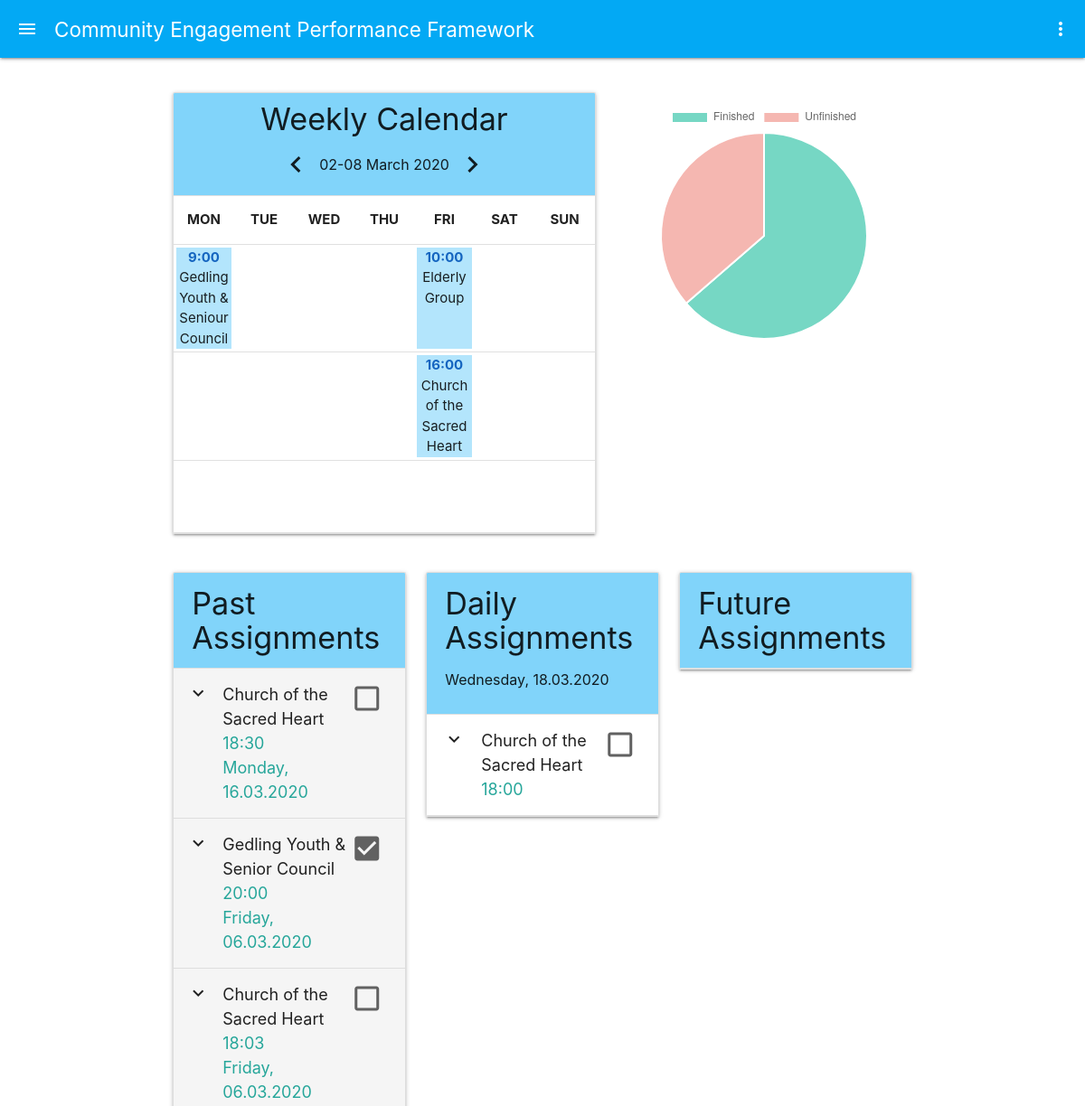
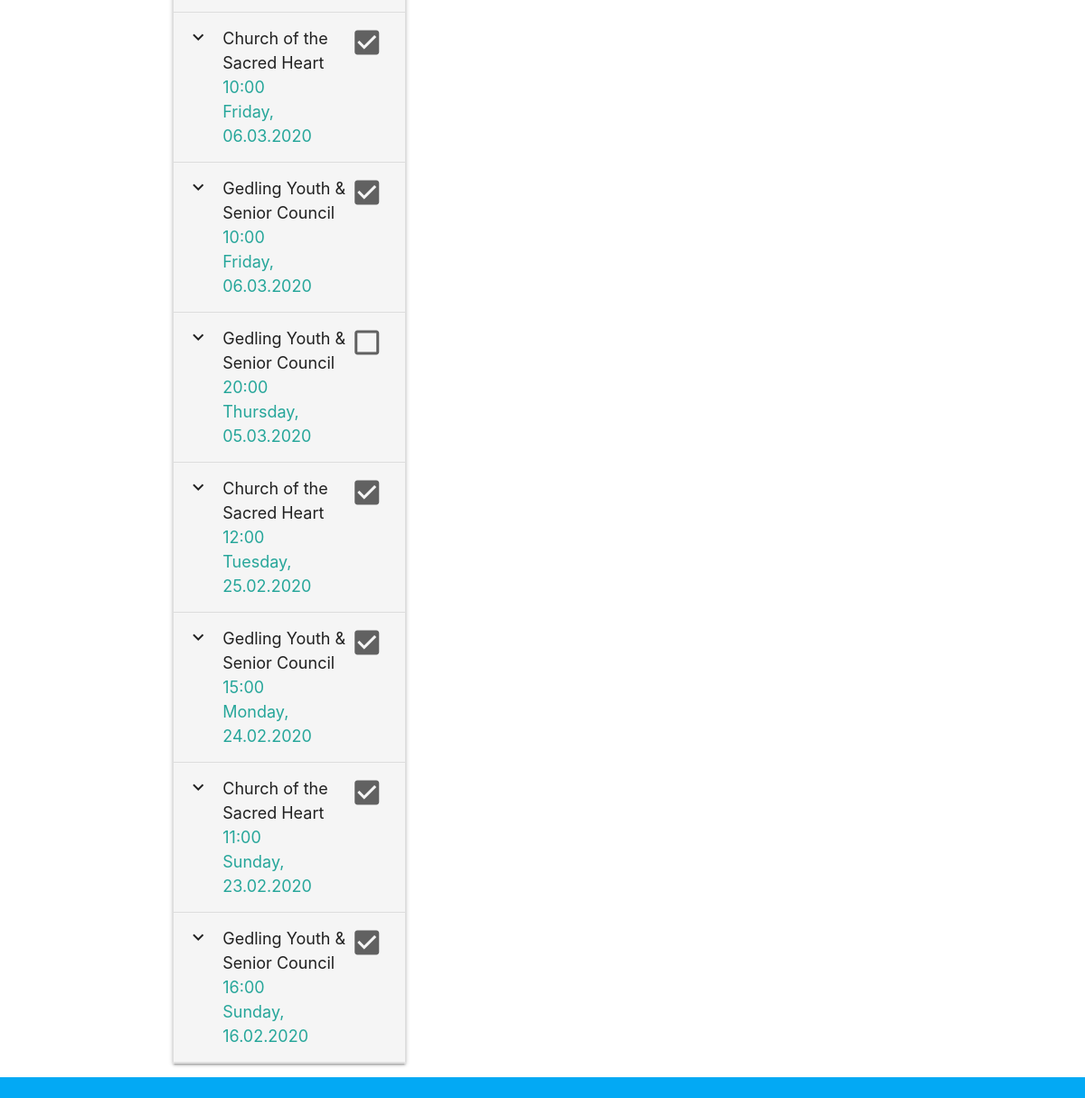
Screenshot of / (signed in) with the database file from the repository (2 pictures, top to bottom).
### cepf/models.py (models this page shows)
class Community(models.Model):
    name = models.CharField(max_length=50)
    type = models.CharField(max_length=50)
    location = models.CharField(max_length=100)
    communication_channel = models.CharField(max_length=50)
    engagement_period = models.CharField(max_length=5)
    engagement_period_multipler = models.IntegerField()
    class Meta:
        db_table = 'Community'
        verbose_name_plural = 'Community'

### cepf/views.py (the view, shortened to what this page needs)
# urls.py: path('', views.calendar, name='calendar'),
@login_required(login_url='/auth/login/')
def calendar(request):
    context = {
        'today_date': d.today().strftime("%A, %d.%m.%Y"),
        'past_assignments': [],
        'daily_assignments': [],
        'future_assignments': []
    }
    appointments = Appointment.objects.filter(
            officers__id=request.user.id
        ).order_by('date')
    for appointment in appointments:
        if appointment.date.date() == d.today():
            context['daily_assignments'].append(
                {
                    'name': appointment.community.name,
                    'time': appointment.date.strftime("%H:%M"),
                    'location': appointment.community.location,
                    'contact': appointment.community.communication_channel,
                    'is_completed': appointment.is_completed,
                    'id': appointment.id
                }
            )
    past_appointments = Appointment.objects.filter(
            officers__id=request.user.id
        ).order_by('-date')
    labels = ['Finished', 'Unfinished']
    data = [0, 0]
    for past_appointment in past_appointments:
        if past_appointment.date.date() < d.today():
            context['past_assignments'].append(
                {
                    'name': past_appointment.community.name,
                    'time': past_appointment.date.strftime("%H:%M"),
                    'date': past_appointment.date.strftime("%A, %d.%m.%Y"),
                    'location': past_appointment.community.location,
                    'contact': past_appointment.community.communication_channel,
                    'is_completed': past_appointment.is_completed,
                    'id': past_appointment.id
                }
            )
        if past_appointment.date.date() <= d.today():
            if past_appointment.is_completed:
                data[0] += 1
            else:
                data[1] += 1
    context['labels'] = labels
    context['data'] = data
    return render(request, 'calendar.html', context)

### templates/calendar.html (shortened to what this page needs)
{% extends 'base.html' %}
{% load static %}
{% block head %}
<link rel="stylesheet" href="{% static "css/calendar.css" %}">
{% endblock %}
{% block content %}
<main>
        <div class="container">
                <div class="row">
                        <div class="col s12 m12 l7">
                                <ul class="collapsible collection with-header">
                                        <li class="collection-header light-blue lighten-3">
                                                <div class="row center">
                                                        <h4 style="width: 60%; display: inline;" class="center">Weekly Calendar</h4>
                                                </div>
                                                <div class="center" style="">
                                                    <i style="width: 10%; line-height: 24px; font-size: 16px;" class="material-icons checkbox" style="float: left;">keyboard_arrow_left</i>
                                                        <span style="vertical-align: top;">02-08 March 2020</span>
                                                        <i style="width: 10%; line-height: 24px; font-size: 16px;" class="material-icons checkbox">keyboard_arrow_right</i>
                                                </div>
                                        </li>
                                        <li>
                                                <table class="centered calendar">
                                                        <thead>
                                                                <tr>
                                                                        <th>MON</th>
                                                                        <th>TUE</th>
                                                                        <th>WED</th>
                                                                        <th>THU</th>
                                                                        <th>FRI</th>
                                                                        <th>SAT</th>
                                                                        <th>SUN</th>
                                                                </tr>
                                                        </thead>
                                                        <tbody>
                                                                <tr>
                                                                        <td>
                                                                                <div class="td-wrapper light-blue lighten-4">
                                                                                        <div class="blue-text text-darken-3"><b>9:00</b></div>
                                                                                        <div class="td-name">Gedling Youth & Seniour Council</div>
                                                                                </div>
                                                                        </td>
                                                                        <td></td>
                                                                        <td></td>
                                                                        <td></td>
                                                                        <td>
                                                                                <div class="td-wrapper light-blue lighten-4">
                                                                                        <div class="blue-text text-darken-3"><b>10:00</b></div>
                                                                                        <div class="td-name">Elderly Group</div>
                                                                                </div>
                                                                        </td>
                                                                        <td></td>
                                                                        <td></td>
                                                                </tr>
                                                                <tr>
                                                                        <td></td>
                                                                        <td></td>
                                                                        <td></td>
                                                                        <td></td>
                                                                        <td>
                                                                                <div class="td-wrapper light-blue lighten-4">
                                                                                        <div class="blue-text text-darken-3"><b>16:00</b></div>
                                                                                        <div class="td-name">Church of the Sacred Heart</div>
                                                                                </div>
                                                                        </td>
                                                                        <td></td>
                                                                        <td></td>
                                                                </tr>
                                                                <tr>
                                                                        <td></td>
                                                                        <td></td>
                                                                        <td></td>
                                                                        <td></td>
                                                                        <td></td>
                                                                        <td></td>
                                                                        <td></td>
                                                                </tr>
                                                        </tbody>
                                                </table>
                                        </li>
                                </ul>
                        </div>
                        <div class="col s12 m12 l5">
                                <div id="pie-container">
                                        <canvas id="pie-chart"></canvas>
                                </div>
                        </div>
                </div>
                <div class="row">
                        <div class="col s12 m12 l4">
                                <ul class="collapsible collection with-header">
                                        <li class="collection-header light-blue lighten-3">
                                                <h4>Past Assignments</h4>
                                        </li>
                                        {% for past_assignment in past_assignments %}
                                        <li>
                                                <div class="collapsible-header grey lighten-4">
                                                        <i class="material-icons">expand_more</i>
                                                        <div>{{ past_assignment.name }}
                                                                <div class="teal-text text-lighten-1">{{ past_assignment.time }}</div>
                                                                <div class="teal-text text-lighten-1">{{ past_assignment.date }}</div>
                                                        </div>
                                                        <div class="right-aligned-flex grey-text text-darken-2">
                                                                {% if not past_assignment.is_completed %}
                                                                <a href="{% url 'add_feedback' id=past_assignment.id back='calendar' %}" class="grey-text text-darken-2">
                                                                        <i class="material-icons checkbox">check_box_outline_blank</i>
                                                                </a>
                                                                {% else %}
                                                                <i class="material-icons checkbox">check_box</i>
                                                                {% endif %}
                                                        </div>
                                                </div>
                                        </li>
                                        {% endfor %}
                                </ul>
                        </div>
                        <div class="col s12 m12 l4 mobile-margin">
                                <ul class="collapsible collection with-header">
                                        <li class="collection-header light-blue lighten-3">
                                                <h4>Daily Assignments</h4>
                                                <p>{{ today_date }}</p>
                                        </li>
                                        {% for daily_assignment in daily_assignments %}
                                        <li>
                                                <div class="collapsible-header">
                                                        <div><i class="material-icons">expand_more</i></div>
                                                        <div>{{ daily_assignment.name }}
                                                                <div class="teal-text text-lighten-1">{{ daily_assignment.time }}</div>
                                                        </div>
                                                        <div class="right-aligned-flex grey-text text-darken-2">
                                                                {% if not daily_assignment.is_completed %}
                                                                <a href="{% url 'add_feedback' id=daily_assignment.id back='calendar' %}" class="grey-text text-darken-2">
                                                                        <i class="material-icons checkbox">check_box_outline_blank</i>
                                                                </a>
                                                                {% else %}
                                                                <i class="material-icons checkbox">check_box</i>
                                                                {% endif %}
                                                        </div>
                                                </div>
                                        </li>
                                        {% endfor %}
                                </ul>
                        </div>
                        <div class="col s12 m12 l4 mobile-margin">
                                <ul class="collapsible collection with-header">
                                        <li class="collection-header light-blue lighten-3">
                                                <h4>Future Assignments</h4>
                                        </li>
                                </ul>
                        </div>
                </div>
        </div>
</main>
{% endblock %}
{% block scripts %}
<script>
        var config = {
                type: 'pie',
                data: {
                        datasets: [{
                                data: {{ data|safe }},
                                backgroundColor: [
                                        '#76D7C4', '#F5B7B1'
                                ],
                                label: 'Population'
                        }],
                        labels: {{ labels|safe }}
                },
                options: {
                        responsive: true,
                        aspectRatio: 1
                }
        };
        window.onload = function() {
                var ctx = document.getElementById('pie-chart').getContext('2d');
                window.myPie = new Chart(ctx, config);
        };
</script>
{% endblock %}

### static/css/base.css (style rules this page uses)
main { margin-top: 30px; margin-bottom: 23px; }

### static/css/calendar.css (style rules this page uses)
.collapsible-header { font-size: 18px; }
.collection-header { font-size: 16px; }
.checkbox { font-size: 36px !important; }
.right-aligned-flex { margin-left: auto; }
#pie-container { width: 80% !important; height: 80% !important; margin: auto; padding-top: 20px; }
h4 { margin-top: 5px; margin-bottom: 5px; }
.calendar { table-layout: fixed; }
td { padding: 3px; height: 80px; vertical-align: top; }
.td-wrapper { height: 100%; overflow: hidden; }

### rows the page displays
Community: name "Church of the Sacred Heart" "Church of the Sacred Heart" "Church of the Sacred Heart" "Church of the Sacred Heart" "Church of the Sacred Heart", name "Church of the Sacred Heart"
Community: name "Gedling Youth & Senior Council" "Gedling Youth & Senior Council" "Gedling Youth & Senior Council" "Gedling Youth & Senior Council" "Gedling Youth & Senior Council"

### other values shown
{{ past_assignment.time }} "18:30" "20:00" "18:03" "10:00" "10:00" "20:00" "12:00" "15:00" "11:00" "16:00"
{{ past_assignment.date }} "Monday, 16.03.2020" "Friday, 06.03.2020" "Friday, 06.03.2020" "Friday, 06.03.2020" "Friday, 06.03.2020" "Thursday, 05.03.2020" "Tuesday, 25.02.2020" "Monday, 24.02.2020" "Sunday, 23.02.2020" "Sunday, 16.02.2020"
{{ daily_assignment.time }} "18:00"
chart data {{ data|safe }} [7, 4]
